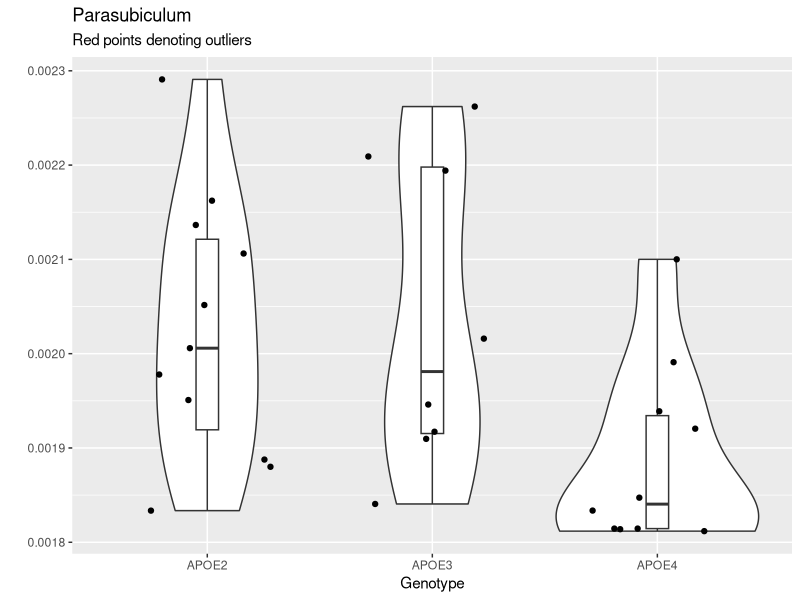
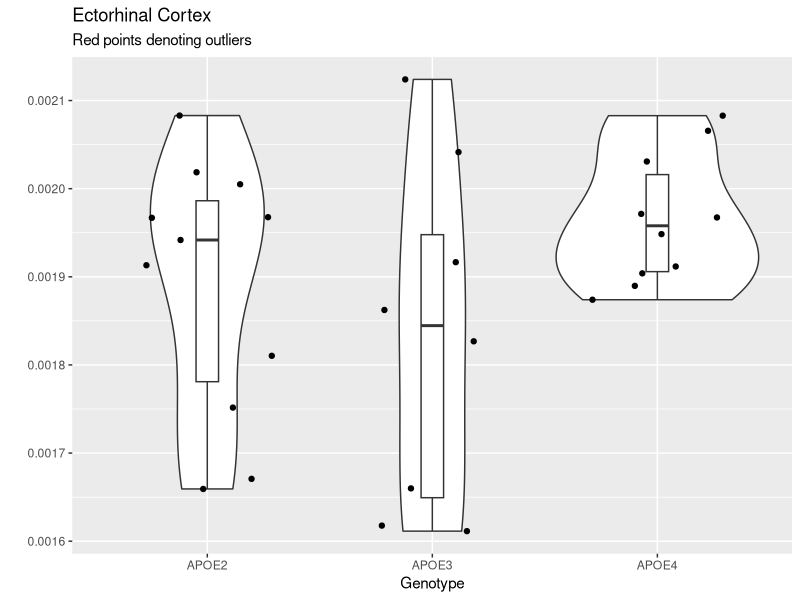
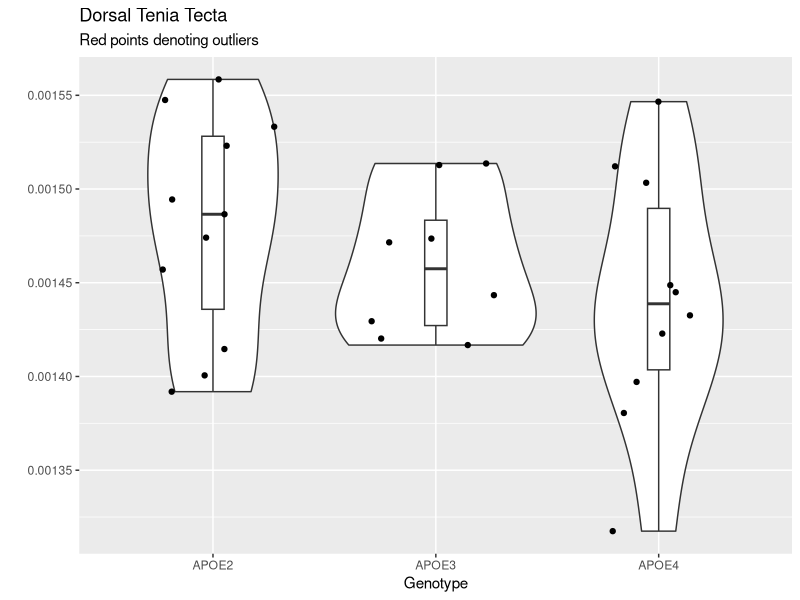
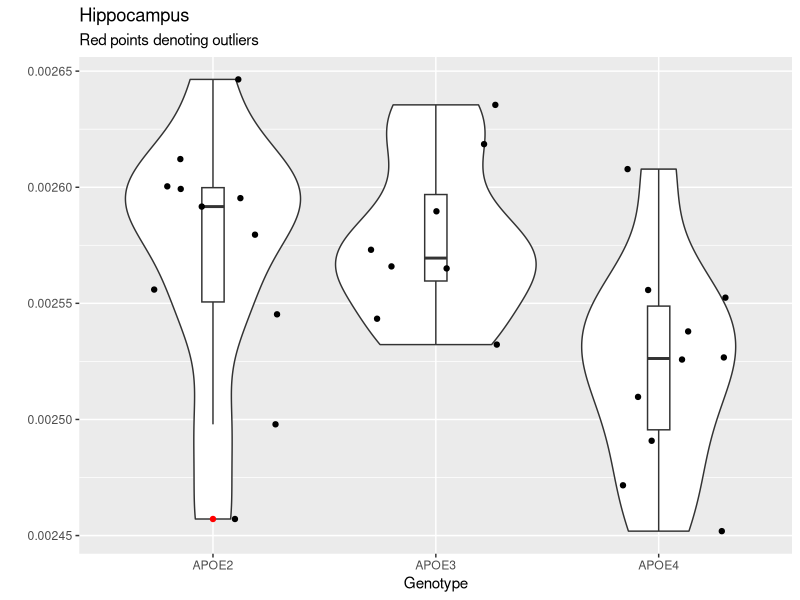
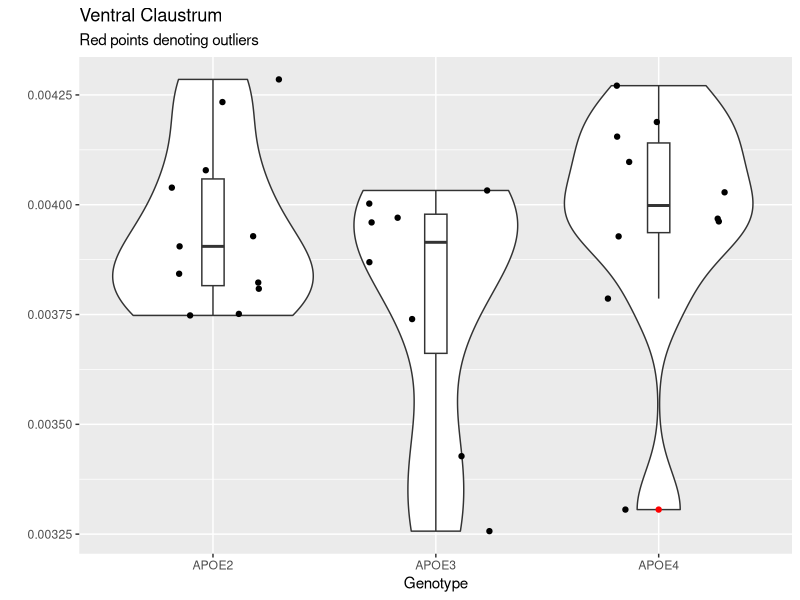
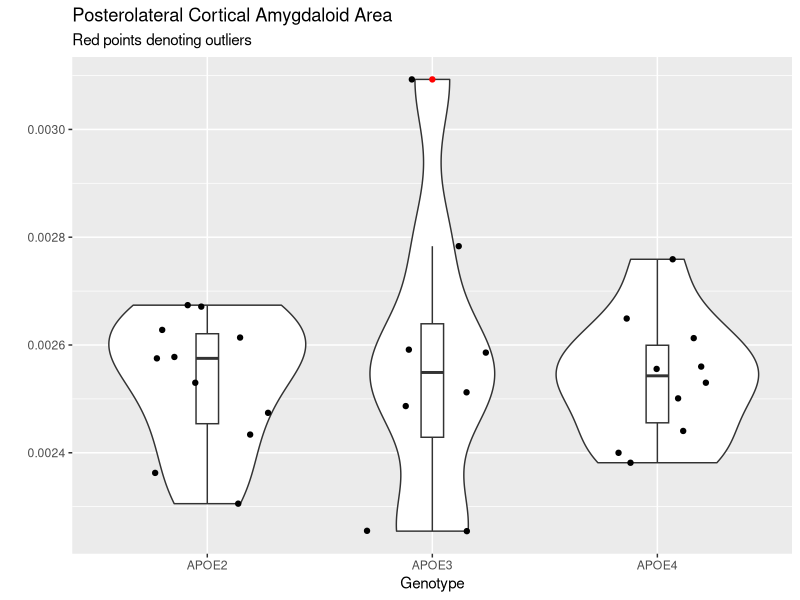
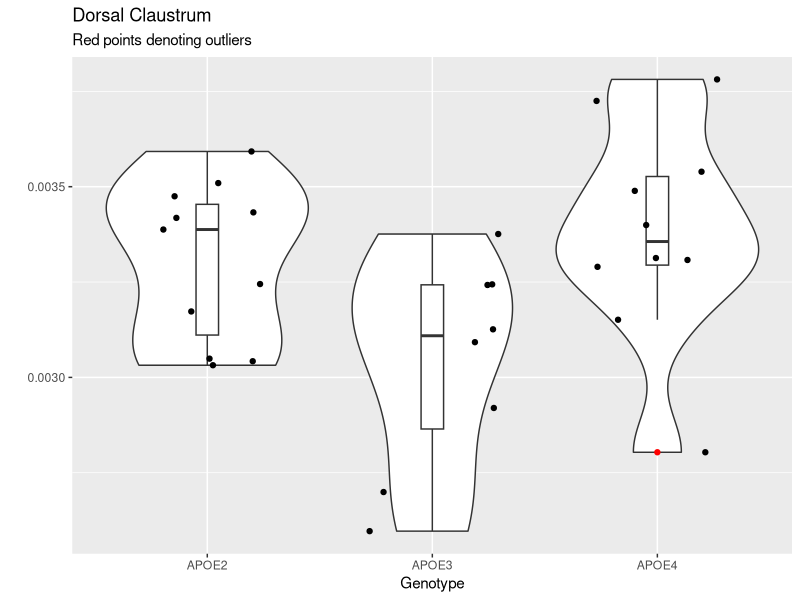
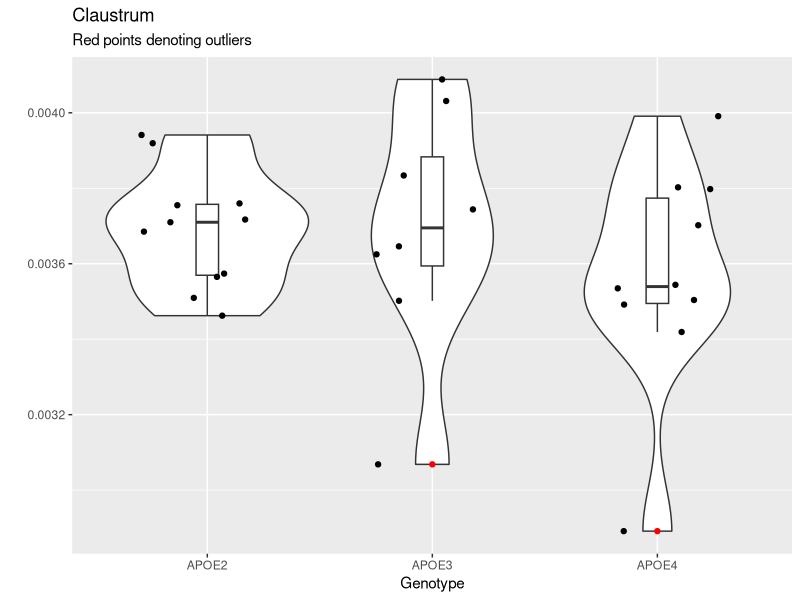

Recreate these plots in R, in order.
## ---- chunk 1
library(tidyverse)
data <- read.csv("memri.csv")
data2 <- read.csv("memri2.csv")
data3 <- read.csv("memriNewRegions.csv")
cvn_data <- read.csv("CVNanalysis.csv")
cvn2 <- read.csv("memri2_edit.csv")

#new <- read.csv("allGenotypes.csv")
new <- read.csv("propGeno4Left.csv")
new <- new %>% 
  filter(! is.na(Genotype)) %>% 
  filter(Genotype != "") %>% 
  filter(Genotype != "HN") %>% 
  mutate(geno = case_when(
    Genotype == "APOE2" | Genotype == "APOE22" ~ "APOE2",
    Genotype == "APOE3" | Genotype == "APOE33" ~ "APOE3",
    Genotype == "APOE4" | Genotype == "APOE44" ~ "APOE4",
    Genotype == "CVN" ~ "CVN"
  )) %>% 
  group_by(geno) 

#view(new)
## ---- chunk 2
ggplot(data = new, aes(factor(geno), PaS)) +
  geom_violin() +
  geom_boxplot(width = 0.1, outlier.color = "red") +
  geom_jitter(height = 0, width = 0.3) +
  labs(x = "Genotype",
       y = "",
       title = "Parasubiculum",
       subtitle = "Red points denoting outliers") 

res.aov <- aov(PaS ~ geno, data = new)
summary(res.aov)
## ---- chunk 3
ggplot(data = new, aes(factor(geno), Ect)) +
  geom_violin() +
  geom_boxplot(width = 0.1, outlier.color = "red") +
  geom_jitter(height = 0, width = 0.3) +
  labs(x = "Genotype",
       y = "",
       title = "Ectorhinal Cortex",
       subtitle = "Red points denoting outliers") 

res.aov <- aov(Ect ~ geno, data = new)
summary(res.aov)
## ---- chunk 4
ggplot(data = new, aes(factor(geno), DTT)) +
  geom_violin() +
  geom_boxplot(width = 0.1, outlier.color = "red") +
  geom_jitter(height = 0, width = 0.3) +
  labs(x = "Genotype",
       y = "",
       title = "Dorsal Tenia Tecta",
       subtitle = "Red points denoting outliers") 

res.aov <- aov(DTT ~ geno, data = new)
summary(res.aov)
## ---- chunk 5
ggplot(data = new, aes(factor(geno), Hc)) +
  geom_violin() +
  geom_boxplot(width = 0.1, outlier.color = "red") +
  geom_jitter(height = 0, width = 0.3) +
  labs(x = "Genotype",
       y = "",
       title = "Hippocampus",
       subtitle = "Red points denoting outliers") 

res.aov <- aov(Hc ~ geno, data = new)
summary(res.aov)
## ---- chunk 6
ggplot(data = new, aes(factor(geno), VCl)) +
  geom_violin() +
  geom_boxplot(width = 0.1, outlier.color = "red") +
  geom_jitter(height = 0, width = 0.3) +
  labs(x = "Genotype",
       y = "",
       title = "Ventral Claustrum",
       subtitle = "Red points denoting outliers") 

res.aov <- aov(VCl ~ geno, data = new)
summary(res.aov)
## ---- chunk 7
ggplot(data = new, aes(factor(geno), PLCo)) +
  geom_violin() +
  geom_boxplot(width = 0.1, outlier.color = "red") +
  geom_jitter(height = 0, width = 0.3) +
  labs(x = "Genotype",
       y = "",
       title = "Posterolateral Cortical Amygdaloid Area",
       subtitle = "Red points denoting outliers") 

res.aov <- aov(PLCo ~ geno, data = new)
summary(res.aov)
## ---- chunk 8
ggplot(data = new, aes(factor(geno), DCl)) +
  geom_violin() +
  geom_boxplot(width = 0.1, outlier.color = "red") +
  geom_jitter(height = 0, width = 0.3) +
  labs(x = "Genotype",
       y = "",
       title = "Dorsal Claustrum",
       subtitle = "Red points denoting outliers") 

res.aov <- aov(DCl ~ geno, data = new)
summary(res.aov)
## ---- chunk 9
ggplot(data = new, aes(factor(geno), Cl)) +
  geom_violin() +
  geom_boxplot(width = 0.1, outlier.color = "red") +
  geom_jitter(height = 0, width = 0.3) +
  labs(x = "Genotype",
       y = "",
       title = "Claustrum",
       subtitle = "Red points denoting outliers") 

res.aov <- aov(Cl ~ geno, data = new)
summary(res.aov)
## ---- chunk 10
ggplot(data = new, aes(factor(geno), VIEnt)) +
  geom_violin() +
  geom_boxplot(width = 0.1, outlier.color = "red") +
  geom_jitter(height = 0, width = 0.3) +
  labs(x = "Genotype",
       y = "",
       title = "Ventral Intermediate Entorhinal Cortex",
       subtitle = "Red points denoting outliers") 

res.aov <- aov(VIEnt ~ geno, data = new)
summary(res.aov)
## ---- chunk 11
ggplot(data = new, aes(factor(geno), MEnt)) +
  geom_violin() +
  geom_boxplot(width = 0.1, outlier.color = "red") +
  geom_jitter(height = 0, width = 0.3) +
  labs(x = "Genotype",
       y = "",
       title = "Left Caudomedial Entorhinal Cortex",
       subtitle = "Red points denoting outliers") 

res.aov <- aov(MEnt ~ geno, data = new)
summary(res.aov)
## ---- chunk 12
ggplot(data = new, aes(factor(geno), DLEnt)) +
  geom_violin() +
  geom_boxplot(width = 0.1, outlier.color = "red") +
  geom_jitter(height = 0, width = 0.3) +
  labs(x = "Genotype",
       y = "",
       title = "Left Dorsolateral Entorhinal Cortex",
       subtitle = "Red points denoting outliers") 

res.aov <- aov(DLEnt ~ geno, data = new)
summary(res.aov)
## ---- chunk 13
ggplot(data = new, aes(factor(geno), DIEnt)) +
  geom_violin() +
  geom_boxplot(width = 0.1, outlier.color = "red") +
  geom_jitter(height = 0, width = 0.3) +
  labs(x = "Genotype",
       y = "",
       title = "Left Dorsal Intermediate Entorhinal Cortex",
       subtitle = "Red points denoting outliers") 

res.aov <- aov(DIEnt ~ geno, data = new)
summary(res.aov)
## ---- chunk 14
ggplot(data = new, aes(factor(geno), CEnt)) +
  geom_violin() +
  geom_boxplot(width = 0.1, outlier.color = "red") +
  geom_jitter(height = 0, width = 0.3) +
  labs(x = "Genotype",
       y = "",
       title = "Left Caudomedial Entorhinal Cortex",
       subtitle = "Red points denoting outliers") 

res.aov <- aov(CEnt ~ geno, data = new)
summary(res.aov)
## ---- chunk 15
ggplot(data = new, aes(factor(geno), VO)) +
  geom_violin() +
  geom_boxplot(width = 0.1, outlier.color = "red") +
  geom_jitter(height = 0, width = 0.3) +
  labs(x = "Genotype",
       y = "",
       title = "Left Ventral Orbital Cortex",
       subtitle = "Red points denoting outliers") 

res.aov <- aov(VO ~ geno, data = new)
summary(res.aov)
## ---- chunk 16
ggplot(data = new, aes(factor(geno), V1B)) +
  geom_violin() +
  geom_boxplot(width = 0.1, outlier.color = "red") +
  geom_jitter(height = 0, width = 0.3) +
  labs(x = "Genotype",
       y = "",
       title = "Left Primary Visual Cortex Binocular Area",
       subtitle = "Red points denoting outliers") 

res.aov <- aov(V1B ~ geno, data = new)
summary(res.aov)
## ---- chunk 17
ggplot(data = new, aes(factor(geno), V2MM)) +
  geom_violin() +
  geom_boxplot(width = 0.1, outlier.color = "red") +
  geom_jitter(height = 0, width = 0.3) +
  labs(x = "Genotype",
       y = "",
       title = "Left Secondary Visual Cortex Mediomedial Area",
       subtitle = "Red points denoting outliers") 

res.aov <- aov(V2MM ~ geno, data = new)
summary(res.aov)
## ---- chunk 18
ggplot(data = new, aes(factor(geno), V2ML)) +
  geom_violin() +
  geom_boxplot(width = 0.1, outlier.color = "red") +
  geom_jitter(height = 0, width = 0.3) +
  labs(x = "Genotype",
       y = "",
       title = "Left Secondary Visual Cortex Mediolateral Area",
       subtitle = "Red points denoting outliers") 

res.aov <- aov(V2ML ~ geno, data = new)
summary(res.aov)
## ---- chunk 19
ggplot(data = new, aes(factor(geno), V2L)) +
  geom_violin() +
  geom_boxplot(width = 0.1, outlier.color = "red") +
  geom_jitter(height = 0, width = 0.3) +
  labs(x = "Genotype",
       y = "",
       title = "Left Secondary Visual Cortex Lateral Area",
       subtitle = "Red points denoting outliers") 

res.aov <- aov(V2L ~ geno, data = new)
summary(res.aov)
## ---- chunk 20
ggplot(data = new, aes(factor(geno), V1M)) +
  geom_violin() +
  geom_boxplot(width = 0.1, outlier.color = "red") +
  geom_jitter(height = 0, width = 0.3) +
  labs(x = "Genotype",
       y = "",
       title = "Left Primary Visual Cortex Monocular Area",
       subtitle = "Red points denoting outliers") 

res.aov <- aov(V1M ~ geno, data = new)
summary(res.aov)
## ---- chunk 21
ggplot(data = new, aes(factor(geno), V1B)) +
  geom_violin() +
  geom_boxplot(width = 0.1, outlier.color = "red") +
  geom_jitter(height = 0, width = 0.3) +
  labs(x = "Genotype",
       y = "",
       title = "Left Primary Visual Cortex Binocular Area",
       subtitle = "Red points denoting outliers") 

res.aov <- aov(V1B ~ geno, data = new)
summary(res.aov)
## ---- chunk 22
ggplot(data = new, aes(factor(geno), V1)) +
  geom_violin() +
  geom_boxplot(width = 0.1, outlier.color = "red") +
  geom_jitter(height = 0, width = 0.3) +
  labs(x = "Genotype",
       y = "",
       title = "Left Primary Visual Cortex",
       subtitle = "Red points denoting outliers") 

res.aov <- aov(V1 ~ geno, data = new)
summary(res.aov)
## ---- chunk 23
ggplot(data = new, aes(factor(geno), TeA)) +
  geom_violin() +
  geom_boxplot(width = 0.1, outlier.color = "red") +
  geom_jitter(height = 0, width = 0.3) +
  labs(x = "Genotype",
       y = "",
       title = "Left Temporal Association Cortex",
       subtitle = "Red points denoting outliers") 

res.aov <- aov(TeA ~ geno, data = new)
summary(res.aov)
## ---- chunk 24
ggplot(data = new, aes(factor(geno), S2)) +
  geom_violin() +
  geom_boxplot(width = 0.1, outlier.color = "red") +
  geom_jitter(height = 0, width = 0.3) +
  labs(x = "Genotype",
       y = "Left Secondary Somatosensory Cortex",
       subtitle = "Red points denoting outliers") 

res.aov <- aov(S2 ~ geno, data = new)
summary(res.aov)
## ---- chunk 25
ggplot(data = new, aes(factor(geno), S1ULp)) +
  geom_violin() +
  geom_boxplot(width = 0.1, outlier.color = "red") +
  geom_jitter(height = 0, width = 0.3) +
  labs(x = "Genotype",
       y = "",
       title = "Left Primary Somatosensory Cortex Upper Lip Region",
       subtitle = "Red points denoting outliers") 

res.aov <- aov(S1ULp ~ geno, data = new)
summary(res.aov)
## ---- chunk 26
ggplot(data = new, aes(factor(geno), S1Tr)) +
  geom_violin() +
  geom_boxplot(width = 0.1, outlier.color = "red") +
  geom_jitter(height = 0, width = 0.3) +
  labs(x = "Genotype",
       y = "",
       title = "Left Primary Somatosensory Cortex Trunk Region",
       subtitle = "Red points denoting outliers") 

res.aov <- aov(S1Tr ~ geno, data = new)
summary(res.aov)
## ---- chunk 27
ggplot(data = new, aes(factor(geno), S1Sh)) +
  geom_violin() +
  geom_boxplot(width = 0.1, outlier.color = "red") +
  geom_jitter(height = 0, width = 0.3) +
  labs(x = "Genotype",
       y = "",
       title = "Left Primary Somatosensory Cortex Shoulder Region",
       subtitle = "Red points denoting outliers") 

res.aov <- aov(S1Sh ~ geno, data = new)
summary(res.aov)
## ---- chunk 28
ggplot(data = new, aes(factor(geno), S1J)) +
  geom_violin() +
  geom_boxplot(width = 0.1, outlier.color = "red") +
  geom_jitter(height = 0, width = 0.3) +
  labs(x = "Genotype",
       y = "",
       title = "Left Primary Somatosensory Cortex Jaw Region",
       subtitle = "Red points denoting outliers") 

res.aov <- aov(S1J ~ geno, data = new)
summary(res.aov)
## ---- chunk 29
ggplot(data = new, aes(factor(geno), S1HL)) +
  geom_violin() +
  geom_boxplot(width = 0.1, outlier.color = "red") +
  geom_jitter(height = 0, width = 0.3) +
  labs(x = "Genotype",
       y = "",
       title = "Left Primary Somatosensory Cortex Hindlimb Region",
       subtitle = "Red points denoting outliers") 

res.aov <- aov(S1HL ~ geno, data = new)
summary(res.aov)
## ---- chunk 30
ggplot(data = new, aes(factor(geno), S1FL)) +
  geom_violin() +
  geom_boxplot(width = 0.1, outlier.color = "red") +
  geom_jitter(height = 0, width = 0.3) +
  labs(x = "Genotype",
       y = "",
       title = "Left Primary Somatosensory Cortex Forelimb Region",
       subtitle = "Red points denoting outliers") 

res.aov <- aov(S1FL ~ geno, data = new)
summary(res.aov)
## ---- chunk 31
ggplot(data = new, aes(factor(geno), S1BF)) +
  geom_violin() +
  geom_boxplot(width = 0.1, outlier.color = "red") +
  geom_jitter(height = 0, width = 0.3) +
  labs(x = "Genotype",
       y = "",
       title = "Left Primary Somatosensory Cortex Dysgranular Zone",
       subtitle = "Red points denoting outliers") 

res.aov <- aov(S1DZ ~ geno, data = new)
summary(res.aov)
## ---- chunk 32
ggplot(data = new, aes(factor(geno), S1BF)) +
  geom_violin() +
  geom_boxplot(width = 0.1, outlier.color = "red") +
  geom_jitter(height = 0, width = 0.3) +
  labs(x = "Genotype",
       y = "",
       title = "Left Primary Somatosensory Cortex Barrel Field",
       subtitle = "Red points denoting outliers") 

res.aov <- aov(S1BF ~ geno, data = new)
summary(res.aov)
## ---- chunk 33
ggplot(data = new, aes(factor(geno), S1)) +
  geom_violin() +
  geom_boxplot(width = 0.1, outlier.color = "red") +
  geom_jitter(height = 0, width = 0.3) +
  labs(x = "Genotype",
       y = "",
       title = "Left Primary Somatosensory Cortex",
       subtitle = "Red points denoting outliers") 

res.aov <- aov(S1 ~ geno, data = new)
summary(res.aov)
## ---- chunk 34
ggplot(data = new, aes(factor(geno), PtPR)) +
  geom_violin() +
  geom_boxplot(width = 0.1, outlier.color = "red") +
  geom_jitter(height = 0, width = 0.3) +
  labs(x = "Genotype",
       y = "",
       title = "Left Parietal Cortex Posterial Area Rostral Part",
       subtitle = "Red points denoting outliers") 

res.aov <- aov(PtPR ~ geno, data = new)
summary(res.aov)
## ---- chunk 35
ggplot(data = new, aes(factor(geno), MPtA)) +
  geom_violin() +
  geom_boxplot(width = 0.1, outlier.color = "red") +
  geom_jitter(height = 0, width = 0.3) +
  labs(x = "Genotype",
       y = "",
       title = "Left Medial Parietal Association Cortex",
       subtitle = "Red points denoting outliers") 

res.aov <- aov(MPtA ~ geno, data = new)
summary(res.aov)
## ---- chunk 36
ggplot(data = new, aes(factor(geno), MO)) +
  geom_violin() +
  geom_boxplot(width = 0.1, outlier.color = "red") +
  geom_jitter(height = 0, width = 0.3) +
  labs(x = "Genotype",
       y = "",
       title = "Left Medial Orbital Cortex",
       subtitle = "Red points denoting outliers") 

res.aov <- aov(MO ~ geno, data = new)
summary(res.aov)
## ---- chunk 37
ggplot(data = new, aes(factor(geno), M2)) +
  geom_violin() +
  geom_boxplot(width = 0.1, outlier.color = "red") +
  geom_jitter(height = 0, width = 0.3) +
  labs(x = "Genotype",
       y = "",
       title = "Left Secondary Motor Cortex",
       subtitle = "Red points denoting outliers") 

res.aov <- aov(M2 ~ geno, data = new)
summary(res.aov)
## ---- chunk 38
ggplot(data = new, aes(factor(geno), M1)) +
  geom_violin() +
  geom_boxplot(width = 0.1, outlier.color = "red") +
  geom_jitter(height = 0, width = 0.3) +
  labs(x = "Genotype",
       y = "",
       title = "Left Primary Motor Cortex",
       subtitle = "Red points denoting outliers") 

res.aov <- aov(M1 ~ geno, data = new)
summary(res.aov)
## ---- chunk 39
ggplot(data = new, aes(factor(geno), LPtA)) +
  geom_violin() +
  geom_boxplot(width = 0.1, outlier.color = "red") +
  geom_jitter(height = 0, width = 0.3) +
  labs(x = "Genotype",
       y = "",
       title = "Left Lateral Parietal Association Cortex",
       subtitle = "Red points denoting outliers") 

res.aov <- aov(LPtA ~ geno, data = new)
summary(res.aov)
## ---- chunk 40
ggplot(data = new, aes(factor(geno), LO)) +
  geom_violin() +
  geom_boxplot(width = 0.1, outlier.color = "red") +
  geom_jitter(height = 0, width = 0.3) +
  labs(x = "Genotype",
       y = "",
       title = "Left Lateral Orbital Cortex",
       subtitle = "Red points denoting outliers") 

res.aov <- aov(LO ~ geno, data = new)
summary(res.aov)
## ---- chunk 41
ggplot(data = new, aes(factor(geno), Ins)) +
  geom_violin() +
  geom_boxplot(width = 0.1, outlier.color = "red") +
  geom_jitter(height = 0, width = 0.3) +
  labs(x = "Genotype",
       y = "",
       title = "Left Insular Cortex",
       subtitle = "Red points denoting outliers") 

res.aov <- aov(Ins ~ geno, data = new)
summary(res.aov)
## ---- chunk 42
ggplot(data = new, aes(factor(geno), FrA)) +
  geom_violin() +
  geom_boxplot(width = 0.1, outlier.color = "red") +
  geom_jitter(height = 0, width = 0.3) +
  labs(x = "Genotype",
       y = "",
       title = "Left Frontal Assocation Cortex",
       subtitle = "Red points denoting outliers") 

res.aov <- aov(FrA ~ geno, data = new)
summary(res.aov)
## ---- chunk 43
ggplot(data = new, aes(factor(geno), Fr3)) +
  geom_violin() +
  geom_boxplot(width = 0.1, outlier.color = "red") +
  geom_jitter(height = 0, width = 0.3) +
  labs(x = "Genotype",
       y = "",
       title = "Left Frontal Cortex Area 3",
       subtitle = "Red points denoting outliers") 

res.aov <- aov(Fr3 ~ geno, data = new)
summary(res.aov)
## ---- chunk 44
ggplot(data = new, aes(factor(geno), DLO)) +
  geom_violin() +
  geom_boxplot(width = 0.1, outlier.color = "red") +
  geom_jitter(height = 0, width = 0.3) +
  labs(x = "Genotype",
       y = "",
       title = "Left Dorsolateral Orbital Cortex",
       subtitle = "Red points denoting outliers") 

res.aov <- aov(DLO ~ geno, data = new)
summary(res.aov)
## ---- chunk 45
ggplot(data = new, aes(factor(geno), AuV)) +
  geom_violin() +
  geom_boxplot(width = 0.1, outlier.color = "red") +
  geom_jitter(height = 0, width = 0.3) +
  labs(x = "Genotype",
       y = "",
       title = "Left Secondary Auditory Cortex Ventral Part",
       subtitle = "Red points denoting outliers") 

res.aov <- aov(AuV ~ geno, data = new)
summary(res.aov)
## ---- chunk 46
ggplot(data = new, aes(factor(geno), AuD)) +
  geom_violin() +
  geom_boxplot(width = 0.1, outlier.color = "red") +
  geom_jitter(height = 0, width = 0.3) +
  labs(x = "Genotype",
       y = "",
       title = "Left Secondary Auditory Cortex Dorsal Part",
       subtitle = "Red points denoting outliers") 

res.aov <- aov(AuD ~ geno, data = new)
summary(res.aov)
## ---- chunk 47
ggplot(data = new, aes(factor(geno), Au1)) +
  geom_violin() +
  geom_boxplot(width = 0.1, outlier.color = "red") +
  geom_jitter(height = 0, width = 0.3) +
  labs(x = "Genotype",
       y = "",
       title = "Left Primary Auditory Cortex",
       subtitle = "Red points denoting outliers") 

res.aov <- aov(Au1 ~ geno, data = new)
summary(res.aov)
## ---- chunk 48
ggplot(data = new, aes(factor(geno), A32)) +
  geom_violin() +
  geom_boxplot(width = 0.1, outlier.color = "red") +
  geom_jitter(height = 0, width = 0.3) +
  labs(x = "Genotype",
       y = "",
       title = "Left Cingulate Cortex Area 32",
       subtitle = "Red points denoting outliers") 

res.aov <- aov(A32 ~ geno, data = new)
summary(res.aov)
## ---- chunk 49
ggplot(data = new, aes(factor(geno), A30)) +
  geom_violin() +
  geom_boxplot(width = 0.1, outlier.color = "red") +
  geom_jitter(height = 0, width = 0.3) +
  labs(x = "Genotype",
       y = "",
       title = "Left Cingulate Cortex Area 30",
       subtitle = "Red points denoting outliers") 

res.aov <- aov(A30 ~ geno, data = new)
summary(res.aov)
## ---- chunk 50
ggplot(data = new, aes(factor(geno), A29c)) +
  geom_violin() +
  geom_boxplot(width = 0.1, outlier.color = "red") +
  geom_jitter(height = 0, width = 0.3) +
  labs(x = "Genotype",
       y = "",
       title = "Left Cingulate Cortex Area 29c",
       subtitle = "Red points denoting outliers") 

res.aov <- aov(A29c ~ geno, data = new)
summary(res.aov)
## ---- chunk 51
ggplot(data = new, aes(factor(geno), A29b)) +
  geom_violin() +
  geom_boxplot(width = 0.1, outlier.color = "red") +
  geom_jitter(height = 0, width = 0.3) +
  labs(x = "Genotype",
       y = "",
       title = "Left Cingulate Cortex Area 29b",
       subtitle = "Red points denoting outliers") 

res.aov <- aov(A29b ~ geno, data = new)
summary(res.aov)
## ---- chunk 52
ggplot(data = new, aes(factor(geno), A29a)) +
  geom_violin() +
  geom_boxplot(width = 0.1, outlier.color = "red") +
  geom_jitter(height = 0, width = 0.3) +
  labs(x = "Genotype",
       y = "",
       title = "Left Cingulate Cortex Area 29a",
       subtitle = "Red points denoting outliers") 

res.aov <- aov(A29a ~ geno, data = new)
summary(res.aov)
## ---- chunk 53
ggplot(data = new, aes(factor(geno), A24bPrime)) +
  geom_violin() +
  geom_boxplot(width = 0.1, outlier.color = "red") +
  geom_jitter(height = 0, width = 0.3) +
  labs(x = "Genotype",
       y = "",
       title = "Left Cingulate Cortex Area 24b Prime",
       subtitle = "Red points denoting outliers") 

res.aov <- aov(A24bPrime ~ geno, data = new)
summary(res.aov)
## ---- chunk 54
ggplot(data = new, aes(factor(geno), A24b)) +
  geom_violin() +
  geom_boxplot(width = 0.1, outlier.color = "red") +
  geom_jitter(height = 0, width = 0.3) +
  labs(x = "Genotype",
       y = "",
       title = "Left Cingulate Cortex Area 24b",
       subtitle = "Red points denoting outliers") 

res.aov <- aov(A24b ~ geno, data = new)
summary(res.aov)
## ---- chunk 55
ggplot(data = new, aes(factor(geno), A24aPrime)) +
  geom_violin() +
  geom_boxplot(width = 0.1, outlier.color = "red") +
  geom_jitter(height = 0, width = 0.3) +
  labs(x = "Genotype",
       y = "",
       title = "Left Cingulate Cortex Area 24a Prime",
       subtitle = "Red points denoting outliers") 

res.aov <- aov(A24aPrime ~ geno, data = new)
summary(res.aov)
## ---- chunk 56
ggplot(data = new, aes(factor(geno), A24a)) +
  geom_violin() +
  geom_boxplot(width = 0.1, outlier.color = "red") +
  geom_jitter(height = 0, width = 0.3) +
  labs(x = "Genotype",
       y = "",
       title = "Left Cingulate Cortex Area 24a",
       subtitle = "Red points denoting outliers") 

res.aov <- aov(A24a ~ geno, data = new)
summary(res.aov)
## ---- chunk 57
ggplot(data = new, aes(factor(geno), Exterior)) +
  geom_violin() +
  geom_boxplot(width = 0.1, outlier.color = "red") +
  geom_jitter(height = 0, width = 0.3) +
  labs(x = "Genotype",
       y = "",
       title = "Exterior",
       subtitle = "Red points denoting outliers") 

res.aov <- aov(Exterior ~ geno, data = new)
summary(res.aov)
